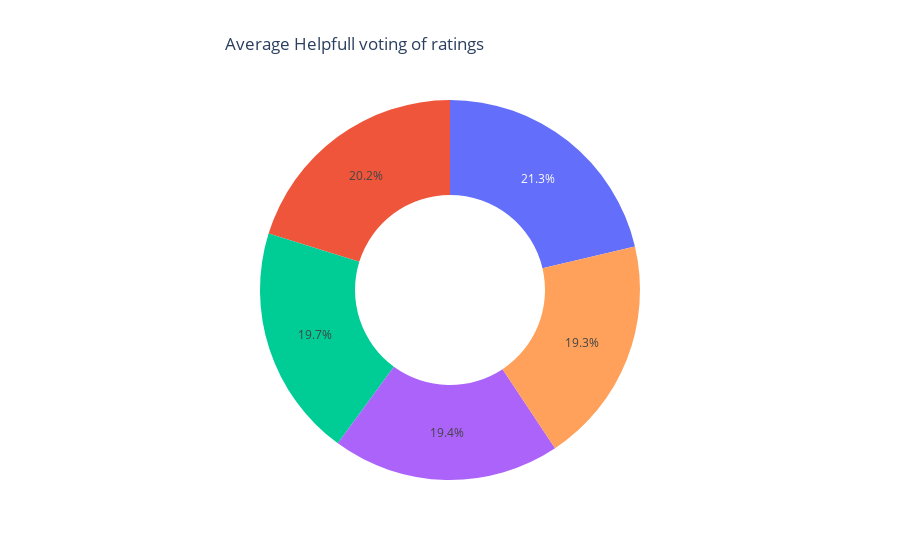

Notebook cell for this chart:
### Code cell
t_df = df.groupby('rating')['helpful_votes'].mean().reset_index()
fig = px.pie(t_df,
       values='helpful_votes',
       names='rating',
       hole=0.5,
       hover_name='rating',
       title= 'Average Helpfull voting of ratings'
       )
fig.update_layout(
    title ={'x':0.25},
    showlegend = False
)
fig.show()

### Figure 1 — Plotly figure (JSON) as saved in the notebook; plotly's stock layout.template omitted (floating-point values rounded to 4 significant figures)
{"data": [{"domain": {"x": [0, 1], "y": [0, 1]}, "hole": 0.5, "hovertemplate": "<b>%{hovertext}</b><br><br>rating=%{label}<br>helpful_votes=%{value}<extra></extra>", "hovertext": [1.0, 2.0, 3.0, 4.0, 5.0], "labels": [1, 2, 3, 4, 5], "legendgroup": "", "name": "", "showlegend": true, "type": "pie", "values": [91.12, 93.0, 95.18, 91.29, 100.5]}], "layout": {"legend": {"tracegroupgap": 0}, "showlegend": false, "title": {"text": "Average Helpfull voting of ratings", "x": 0.25}}}
